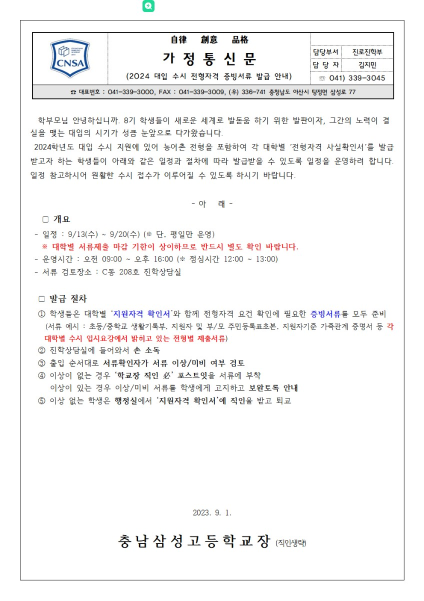
#> input picture ocr/test_images/3-1.jpg, 848 x 1201 px (shown at 1/2 size)
$ python -i preprocess.py   (imports and definitions only)
#> lines starting #> are read from the running program, lines starting #| are printed output that depends on the picture; after the words box and inside, x2 and y2 are one past the last pixel; in counts of white or black regions, pixels touching at a corner belong together
import cv2
import numpy as np

def preprocess_image(file_path):
    # 1. 이미지 읽기
#> called with file_path = 'test_images/3-1.jpg'
    img = cv2.imread(file_path)
#> img is the input picture: shape (1201, 848, 3); mean B, G, R 244.9, 245, 245.2
    gray = cv2.cvtColor(img, cv2.COLOR_BGR2GRAY)

    # 2. 텍스트 덩어리 영역 추출을 위한 임시 이진화
    blur = cv2.GaussianBlur(gray, (9, 9), 0)
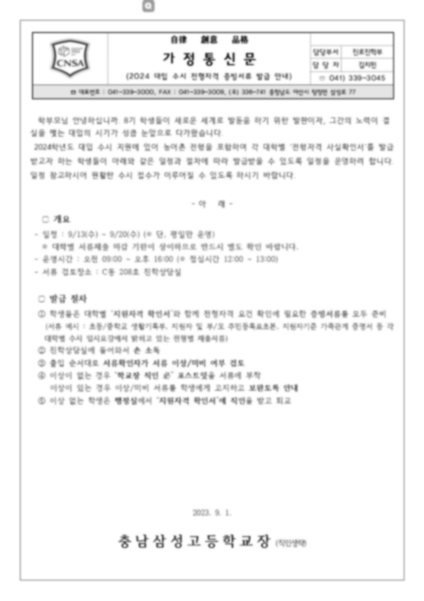
#> blur: shape (1201, 848) (shown at 1/2 size); min 38, max 255, mean 245.1
    _, thresh = cv2.threshold(blur, 0, 255, cv2.THRESH_BINARY_INV + cv2.THRESH_OTSU)
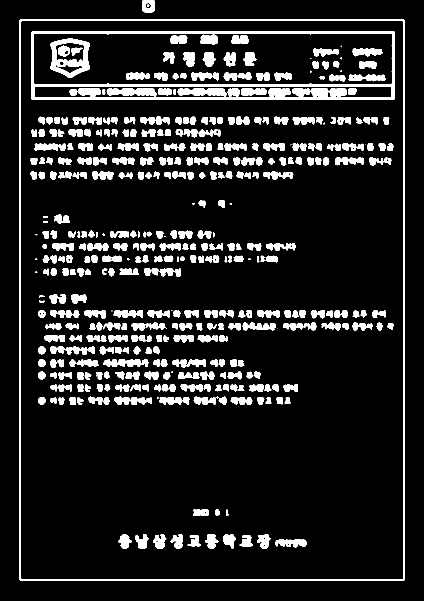
#> thresh: shape (1201, 848) (shown at 1/2 size); 12.2% white; 423 white regions (25 under 20 px), largest, box (x1, y1, x2, y2) and area: (62, 62, 790, 200) 18360, (39, 39, 810, 1162) 11330, (100, 77, 180, 156) 2820

    # 픽셀 좌표 모으기 및 최소 면적 사각형 계산
    coords = np.column_stack(np.where(thresh > 0))
#> coords = 124388 pairs, first value 0 to 1161, second value 39 to 809
    angle = cv2.minAreaRect(coords)[-1]
#> angle = -90

    # OpenCV 버전에 따른 각도 정규화 (-45도 ~ 45도 사이로 맞춤)
    if angle > 45:
        angle = angle - 90
    elif angle < -45:
        angle = -(90 + angle)
#> angle = 0
    else:
        angle = -angle

    # 3. ⭐️ 스마트 기울기 보정 (핵심 안전장치)
    # 각도가 0.5도 ~ 15도 사이일 때만 '삐뚤어지게 찍힌 사진'으로 간주하고 회전
    if 0.5 < abs(angle) < 15:
        (h, w) = img.shape[:2]
        center = (w // 2, h // 2)
        M = cv2.getRotationMatrix2D(center, angle, 1.0)
        img = cv2.warpAffine(
            img, M, (w, h),
            flags=cv2.INTER_CUBIC,
            borderMode=cv2.BORDER_REPLICATE
        )

    # 4. 해상도 2배 확대 (작은 글씨와 표 실선 보존)
    img_resized = cv2.resize(img, None, fx=2, fy=2, interpolation=cv2.INTER_CUBIC)
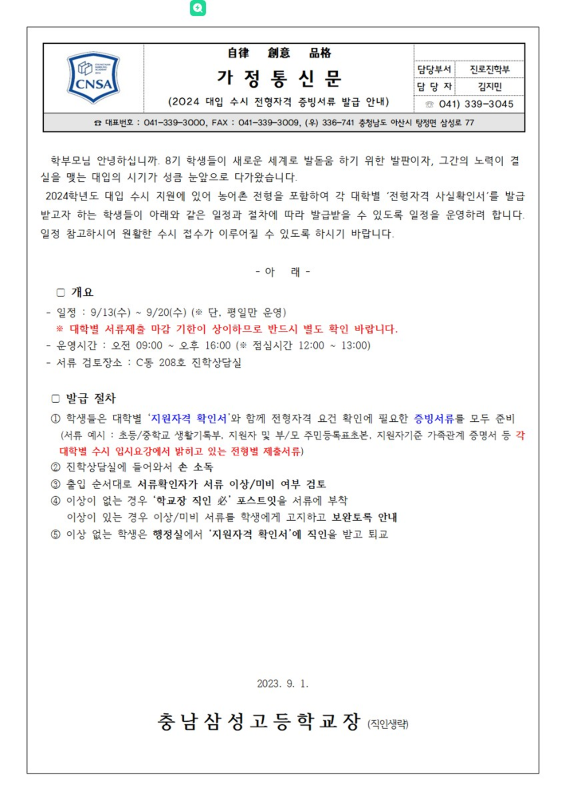
#> img_resized: shape (2402, 1696, 3) (shown at 1/3 size); mean B, G, R 244.6, 244.7, 244.9

    # 5. 최종 흑백화
    final_gray = cv2.cvtColor(img_resized, cv2.COLOR_BGR2GRAY)


    return final_gray

>>> result = preprocess_image('test_images/3-1.jpg')

$ run again, on ocr/test_images/3-2.jpg
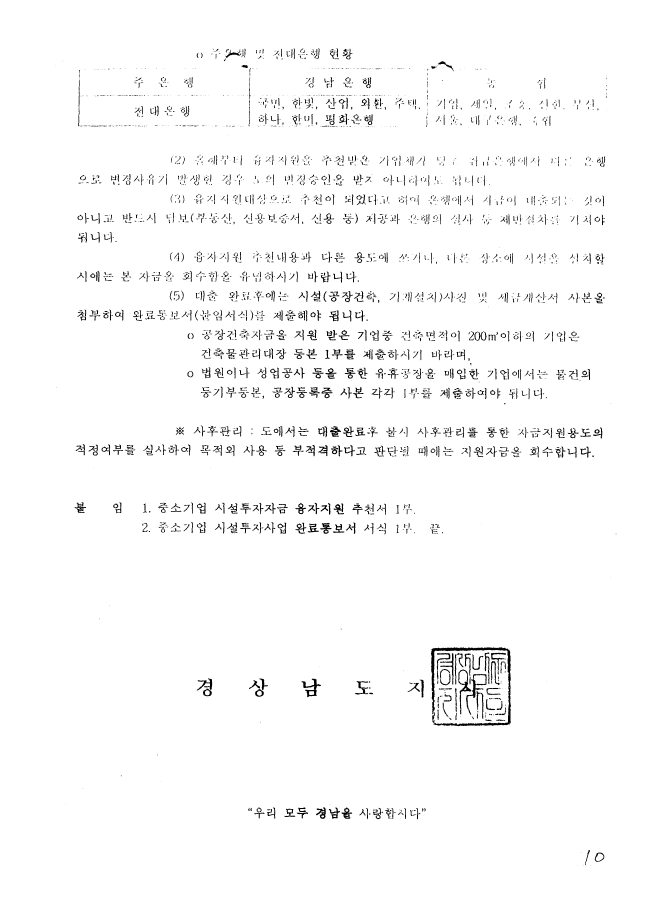
#> input picture ocr/test_images/3-2.jpg, 2610 x 3586 px (shown at 1/4 size)
#> in preprocess_image, img is the input picture: shape (3586, 2610, 3); min 0, max 255, mean 249.3
#> in preprocess_image, `_, thresh = cv2.threshold(blur, 0, 255, cv2.THRESH_BINARY_INV + cv2.TH..`:
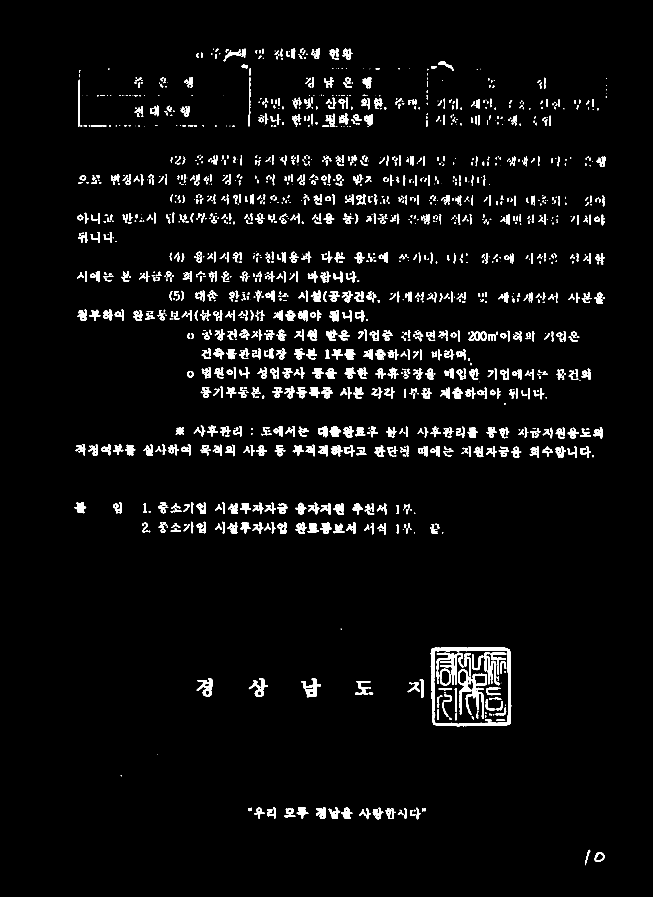
#> thresh: shape (3586, 2610) (shown at 1/4 size); 3.5% white; 1976 white regions (426 under 20 px), largest, box (x1, y1, x2, y2) and area: (1723, 2588, 2045, 2906) 13630, (1863, 2695, 1948, 2860) 2844, (1832, 2677, 1886, 2858) 2343
#> coords = 323599 pairs, first value 193 to 3460, second value 298 to 2427
#> in preprocess_image, `angle = cv2.minAreaRect(coords)[-1]`: angle = -0.188
#> in preprocess_image, `angle = -angle`: angle = 0.188

$ run again, on ocr/test_images/3-3.jpg
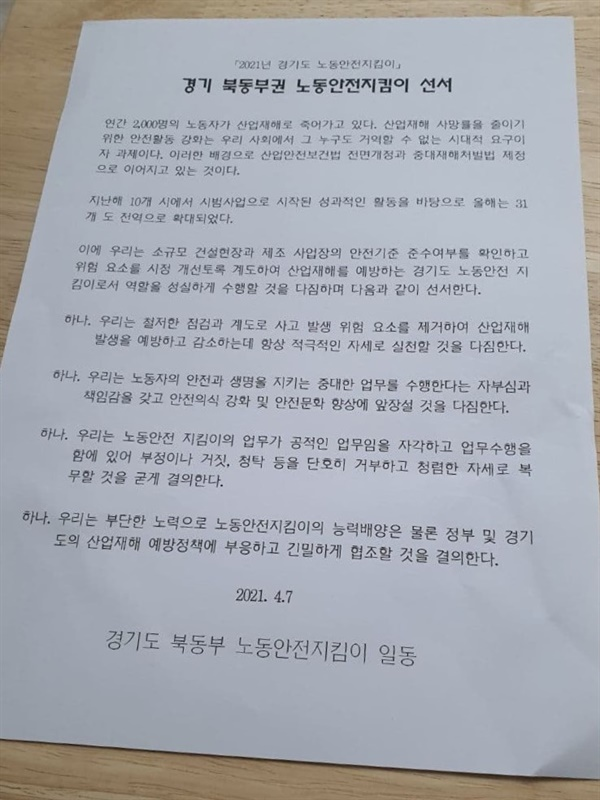
#> input picture ocr/test_images/3-3.jpg, 600 x 800 px
#> in preprocess_image, img is the input picture: shape (800, 600, 3); mean B, G, R 176.6, 169.1, 166
#> in preprocess_image, `gray = cv2.cvtColor(img, cv2.COLOR_BGR2GRAY)`:
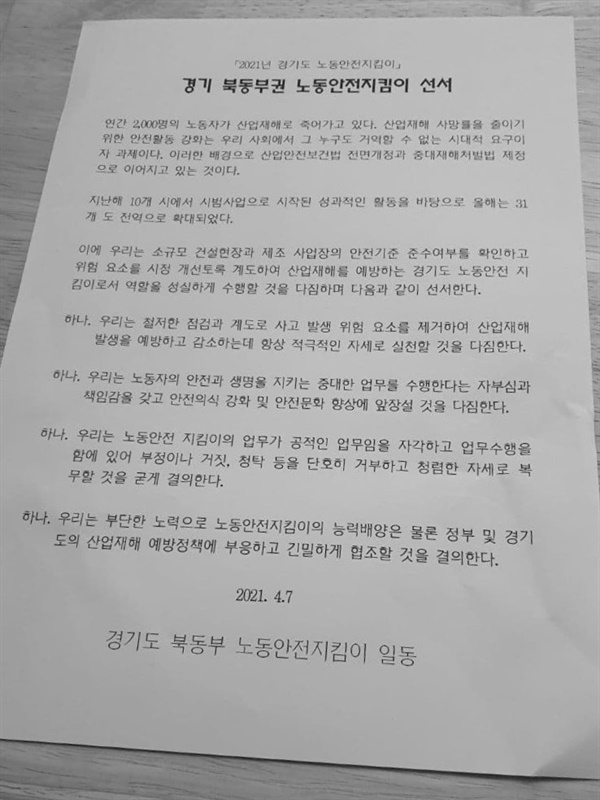
#> gray: shape (800, 600); min 18, max 232, mean 169.2
#> in preprocess_image, `_, thresh = cv2.threshold(blur, 0, 255, cv2.THRESH_BINARY_INV + cv2.TH..`:
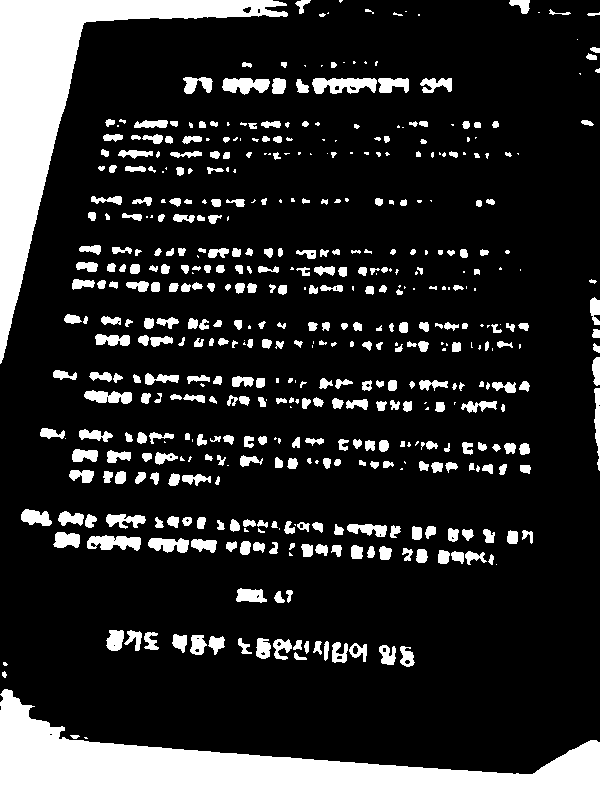
#> thresh: shape (800, 600); 17.5% white; 512 white regions (137 under 20 px), largest, box (x1, y1, x2, y2) and area: (0, 689, 600, 800) 28515, (0, 0, 288, 364) 20165, (312, 78, 377, 94) 754
#> coords = 84038 pairs, first value 0 to 799, second value 0 to 599
#> in preprocess_image, `angle = cv2.minAreaRect(coords)[-1]`: angle = -90
#> in preprocess_image, `angle = -(90 + angle)`: angle = 0
